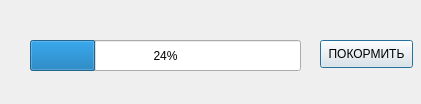
<?xml version="1.0" encoding="UTF-8"?>
<ui version="4.0">
 <class>food_Dialog</class>
 <widget class="QDialog" name="food_Dialog">
  <property name="geometry">
   <rect>
    <x>0</x>
    <y>0</y>
    <width>421</width>
    <height>104</height>
   </rect>
  </property>
  <property name="baseSize">
   <size>
    <width>421</width>
    <height>104</height>
   </size>
  </property>
  <property name="cursor">
   <cursorShape>CrossCursor</cursorShape>
  </property>
  <property name="windowTitle">
   <string>ГОЛОД И ЕДА</string>
  </property>
  <widget class="QPushButton" name="food_btn">
   <property name="geometry">
    <rect>
     <x>320</x>
     <y>40</y>
     <width>93</width>
     <height>28</height>
    </rect>
   </property>
   <property name="text">
    <string>ПОКОРМИТЬ</string>
   </property>
  </widget>
  <widget class="QProgressBar" name="food">
   <property name="geometry">
    <rect>
     <x>30</x>
     <y>40</y>
     <width>271</width>
     <height>31</height>
    </rect>
   </property>
   <property name="cursor">
    <cursorShape>CrossCursor</cursorShape>
   </property>
   <property name="value">
    <number>24</number>
   </property>
  </widget>
 </widget>
 <resources/>
 <connections/>
</ui>
